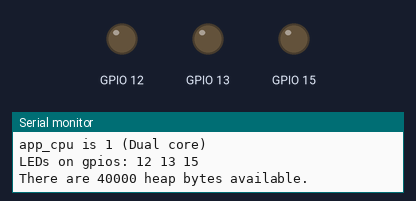
A sketch run on a simulated ESP32. Parts: output pins drawn as LEDs (lit = HIGH), the last lines printed to the serial monitor.

Above: at 0.6 s.
At 9.25 s:
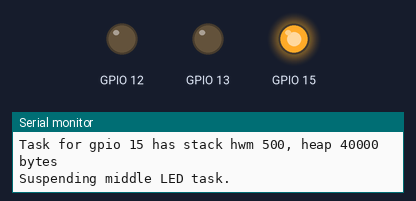
At 16.1 s:
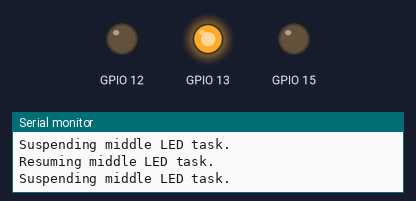
At 19.75 s:
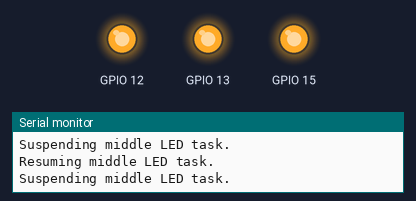
At 29.6 s:
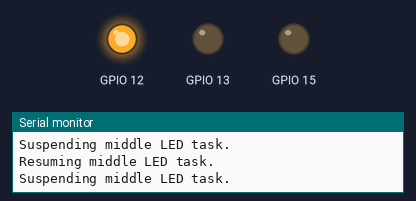
At 39.25 s:
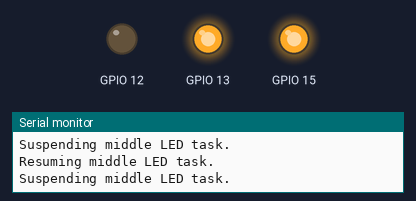
Timing chart, 0 to 40.0 s (numbered marks = the images above):
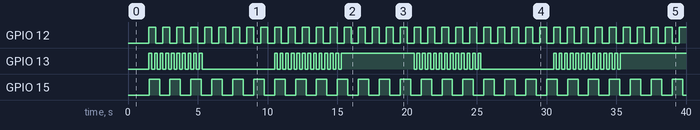

Measured:
- by itself, GPIO 12: alternates HIGH for 0.50 s and LOW for 0.50 s
- by itself, GPIO 13: LOW → HIGH at 1.5 s, → LOW 0.20 s later, → HIGH 0.20 s later, → LOW 0.20 s later, … (95 changes in this stretch)
- by itself, GPIO 15: alternates HIGH for 0.75 s and LOW for 0.75 s

The sketch:

task_suspend.ino
```cpp
// (licence header left out)
// Change the following if you want to use
// different GPIO pins for the three LEDs

#define LED1  12  // GPIO 12
#define LED2  13  // etc.
#define LED3  15

struct s_led {
  byte          gpio;	  // LED GPIO number
  byte          state;	// LED state
  unsigned      napms;  // Delay to use (ms)
  TaskHandle_t  taskh;  // Task handle
};

static s_led leds[3] = {
  { LED1, 0, 500, 0 },
  { LED2, 0, 200, 0 },
  { LED3, 0, 750, 0 }
};

static void led_task_func(void *argp) {
  s_led *ledp = (s_led*)argp;
  unsigned stack_hwm = 0, temp;

  delay(1000);

  for (;;) {
    digitalWrite(ledp->gpio,ledp->state ^= 1);
    temp = uxTaskGetStackHighWaterMark(nullptr);
    if ( !stack_hwm || temp < stack_hwm ) {
      stack_hwm = temp;
      printf("Task for gpio %d has stack hwm %u, heap %u bytes\n",
        ledp->gpio,stack_hwm,
        unsigned(xPortGetFreeHeapSize()));
    }
    delay(ledp->napms);
  }
}

void setup() {
  int app_cpu = 0;    // CPU number

  delay(500);       // Pause for serial setup

  app_cpu = xPortGetCoreID();
  printf("app_cpu is %d (%s core)\n",
    app_cpu,
    app_cpu > 0 ? "Dual" : "Single");

  printf("LEDs on gpios: ");
  for ( auto& led : leds ) {
    pinMode(led.gpio,OUTPUT);
    digitalWrite(led.gpio,LOW);
    xTaskCreatePinnedToCore(
      led_task_func,
      "led_task",
      2048,
      &led,
      1,
      &led.taskh,
      app_cpu
    );
    printf("%d ",led.gpio);
  }
  putchar('\n');
  printf("There are %u heap bytes available.\n",
    unsigned(xPortGetFreeHeapSize()));
}

void loop() {
  delay(5000);

  printf("Suspending middle LED task.\n");
  vTaskSuspend(leds[1].taskh);
  delay(5000);
  printf("Resuming middle LED task.\n");
  vTaskResume(leds[1].taskh);
}
```
